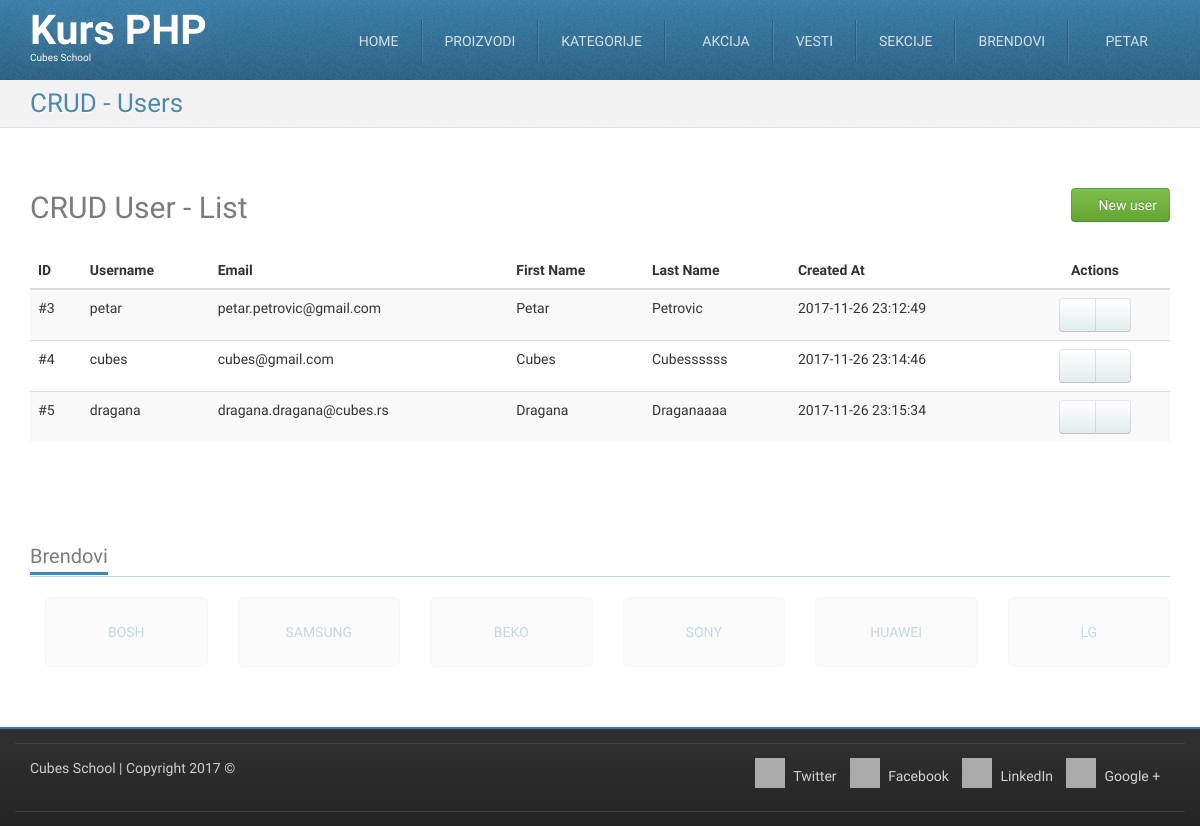
/crud-user-list.php (signed in), run on an earlier commit of the app's database.
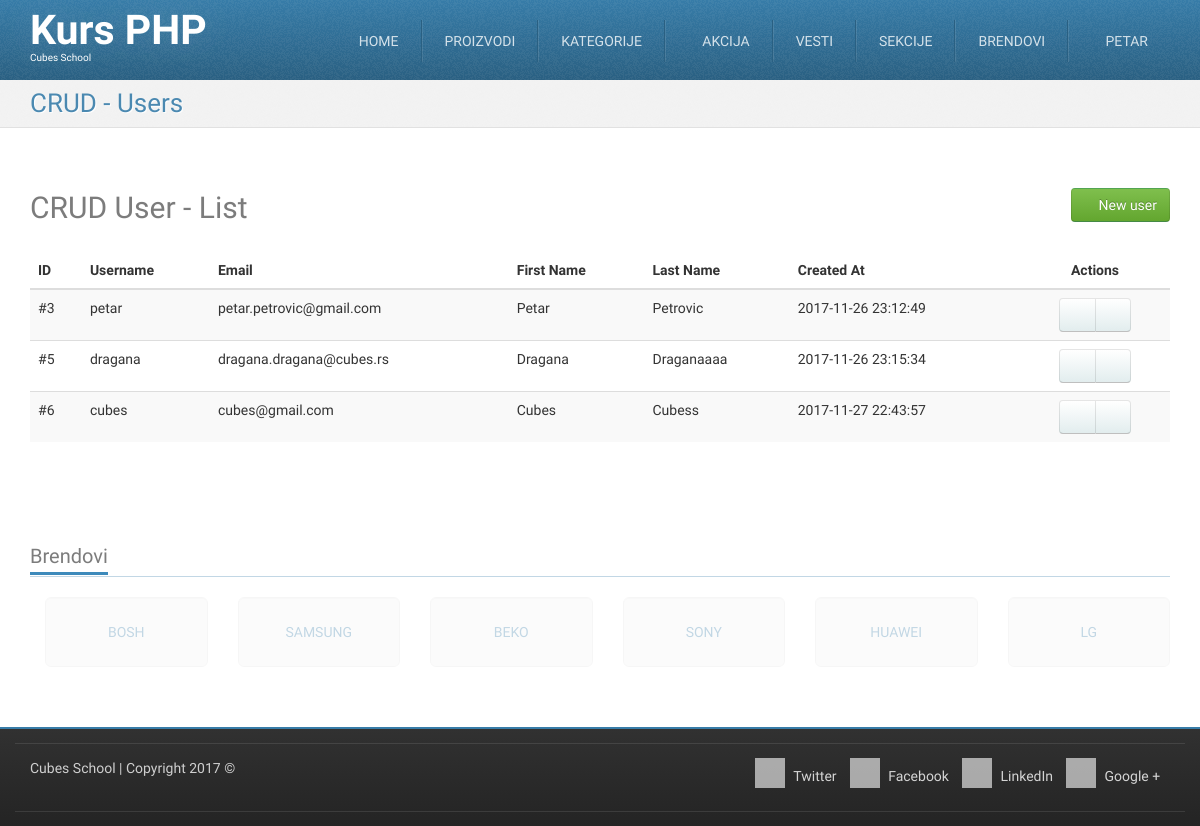
And on a later commit of the database.
### tables this page shows
CREATE TABLE `users` (
  `id` int(11) NOT NULL,
  `username` char(20) NOT NULL,
  `password` varchar(255) NOT NULL,
  `email` varchar(255) NOT NULL,
  `first_name` varchar(255) NOT NULL,
  `last_name` varchar(255) NOT NULL,
  `created_at` datetime NOT NULL
);

CREATE TABLE `brands` (
  `id` int(11) NOT NULL,
  `title` char(50) NOT NULL,
  `website_url` varchar(255) NOT NULL
);

### crud-user-list.php (called while the page is built, shortened)
<?php
require_once __DIR__ . '/models/m_users.php';
require_once __DIR__ . '/models/m_users.php';
$users = usersFetchAll();
require_once __DIR__ . '/views/layout/header.php';
require_once __DIR__ . '/views/templates/t_crud-user-list.php';
require_once __DIR__ . '/views/layout/footer.php';

### models/m_users.php (called while the page is built, shortened)
<?php
require_once __DIR__ . '/m_database.php';
function usersFetchAll() {
	$query = "SELECT `users`.* FROM `users`";
	return dbFetchAll($query);
}
function isUserLoggedIn() {
	return true;
}

### models/m_database.php (called while the page is built, shortened)
<?php
function dbGetLink() {
	static $link;
	if (!isset($link)) {
		$link = mysqli_connect('127.0.0.1', 'cubes', 'cubes', 'cubesphp');
	}
	return $link;
}
function dbQuery($query) {
	$link = dbGetLink();
	$result = mysqli_query($link, $query);
	return $result;
}
function dbFetchAll($query) {
	$result = dbQuery($query);
	return mysqli_fetch_all($result, MYSQLI_ASSOC);
}

### models/m_brands.php (called while the page is built, shortened)
<?php
require_once __DIR__ . '/m_database.php';
function brandsFetchAll() {
	$query = "SELECT `brands`.* FROM `brands`";
	return dbFetchAll($query);
}
function brandsRandom() {
    	$query = "SELECT `brands`.* "
                . "FROM `brands` "
                . "ORDER BY RAND() "
                . "LIMIT 6";
        return dbFetchAll($query);
}

### views/templates/t_crud-user-list.php (the view, shortened to what this page needs)
<div id="highlighted">
    <div class="container">
        <div class="header">
            <h2 class="page-title">
                <span>CRUD - Users</span>
            </h2>
        </div>
    </div>
</div>
<div id="content">
    <div class="container portfolio">
        <div class="row">
            <div class="col-md-12">
                <h2>
                    CRUD User - List
                    <a href="/crud-user-insert.php" class="pull-right btn btn-success">
                        <i class="fa fa-plus-circle"></i>
                        New user
                    </a>
                </h2>
            </div>
        </div>
        <div class="row">
            <div class="col-md-12">
                <table class="table table-striped table-hover">
                    <thead>
                        <tr>
                            <th>ID</th>
                            <th>Username</th>
                            <th>Email</th>
                            <th>First Name</th>
                            <th>Last Name</th>
                            <th>Created At</th>
                            <th class="actions text-center">Actions</th>
                        </tr>
                    </thead>
                    <tbody>
                        <?php foreach ($users as $user) { ?>
                            <tr>
                                <td>
                                    #<?php echo htmlspecialchars($user['id']); ?>
                                </td>
                                <td>
                                    <?php echo htmlspecialchars($user['username']); ?>
                                </td>
                                <td>
                                    <?php echo htmlspecialchars($user['email']); ?>
                                </td>
                                <td>
                                    <?php echo htmlspecialchars($user['first_name']); ?>
                                </td>
                                <td>
                                    <?php echo htmlspecialchars($user['last_name']); ?>
                                </td>
                                <td>
                                    <?php echo htmlspecialchars($user['created_at']); ?>
                                </td>
                                <td class="text-center">
                                    <div class="btn-group">
                                        <a href="/crud-user-edit.php?id=<?php echo htmlspecialchars($user['id']); ?>" class="btn btn-default"><i class="fa fa-pencil"></i></a>
                                        <a href="/crud-user-delete.php?id=<?php echo htmlspecialchars($user['id']); ?>" class="btn btn-default"><i class="fa fa-trash"></i></a>
                                    </div>
                                </td>
                            </tr>
                        <?php } ?>
                    </tbody>
                </table>
            </div>
        </div>
    </div>
</div>

### views/layout/header.php (shortened to what this page needs)
<?php require_once __DIR__ . '/../../models/m_users.php'; ?>
<?php require_once __DIR__ . '/../../models/m_brands.php'; ?>
<!DOCTYPE html>
<html lang="en">
    <head>
        <link href="/skins/tema/plugins/bootstrap/dist/css/bootstrap.min.css" rel="stylesheet">
        <link href="/skins/tema/plugins/font-awesome/css/font-awesome.min.css" rel="stylesheet">
        <link href="/skins/tema/plugins/animate/animate.min.css" rel="stylesheet">
        <link href="/skins/tema/plugins/flexslider/flexslider.css" rel="stylesheet">
        <link href="/skins/tema/css/theme-style.css" rel="stylesheet">
        <link href="/skins/tema/css/custom-style.css" rel="stylesheet">
        <link href="/skins/tema/css/colour-blue.css" rel="stylesheet" id="colour-scheme">
    </head>
    <body class="has-navbar-fixed-top has-highlighted">
        <div id="navigation" class="wrapper">
            <div class="navbar navbar-fixed-top" id="top">
                <div class="navbar-inner">
                    <div class="inner">
                        <div class="container">
                            <div class="navbar-header">
                                <a class="navbar-brand" href="/" title="Home">
                                    <h1>
                                        Kurs PHP
                                    </h1>
                                    <span>Cubes School</span>
                                </a>
                            </div>
                            <div class="collapse navbar-collapse">
                                <ul class="nav navbar-right" id="main-menu">
                                    <li>
                                        <a href="/">Home</a>
                                    </li>
                                    <li>
                                        <a href="/products.php">Proizvodi</a>
                                    </li>
                                    <li class="dropdown">
                                        <a href="#" class="dropdown-toggle" data-toggle="dropdown">Kategorije</a>
                                    </li>
                                    <li>
                                        <a href="/sale.php"><i class="fa fa-star"></i> Akcija</a>
                                    </li>
                                    <li>
                                        <a href="/all-news.php">Vesti</a>
                                    </li>
                                    <li class="dropdown">
                                        <a href="#" class="dropdown-toggle" data-toggle="dropdown">Sekcije</a>
                                    </li>
                                         <li class="dropdown">
                                        <a href="#" class="dropdown-toggle" data-toggle="dropdown">Brendovi</a>
                                            <?php foreach (brandsFetchAll() as $brandInMenu) { ?>
                                                <li>
                                                    <a href="/brand.php?id=<?php echo htmlspecialchars($brandInMenu['id']); ?>">
                                                        <?php echo htmlspecialchars($brandInMenu['title']); ?>
                                                    </a>
                                                </li>
                                            <?php } ?>
                                    </li>
                                    <?php if (!isUserLoggedIn()) { ?>
                                        <li>
                                            <a href="/login.php"><i class="glyphicon glyphicon-log-in"></i> Login</a>
                                        </li>
                                    <?php } else { ?>
                                        <li class="dropdown">
                                            <a href="#" class="dropdown-toggle" data-toggle="dropdown"><i class="fa fa-user"></i> <?php echo htmlspecialchars($_SESSION['logged_in_user']['username']); ?></a>
                                        </li>
                                    <?php } ?>
                                </ul>
                            </div>
                        </div>
                    </div>
                </div>
            </div>
        </div>

### views/layout/footer.php (shortened to what this page needs)
<?php
require_once __DIR__ . '/../../models/m_brands.php';
?>
<div id="content-below" class="wrapper">
    <div class="container">
        <div class="clients block">
            <h3 class="block-title">
                <span>Brendovi</span>
            </h3>
            <ul class="thumbnails list-unstyled row">
                <?php foreach (brandsRandom() as $brand) { ?>
                    <li class="col-sm-2">
                        <a href="/brand.php?id=<?php echo htmlspecialchars ($brand['id']); ?>" class="well well-lg text-uppercase text-justify">
                            <?php echo htmlspecialchars($brand['title']); ?>
                        </a>
                    </li>
                <?php } ?>
            </ul>
        </div>
    </div>
</div>
<footer id="footer">
    <div class="container">
        <div class="row">
            <div class="subfooter">
                <div class="col-md-5">
                    <p><a href="http://school.cubes.rs/">Cubes School</a> | Copyright 2017 &copy;</p>
                </div>
                <div class="col-md-7 col social-media">
                    <a href="#"><i class="fa fa-twitter"></i> Twitter</a>
                    <a href="#"><i class="fa fa-facebook"></i> Facebook</a>
                    <a href="#"><i class="fa fa-linkedin"></i> LinkedIn</a>
                    <a href="#"><i class="fa fa-google-plus"></i> Google +</a>
                </div>
            </div>
        </div>
        <div class="row">
            <div class="subfooter">
            </div>
        </div>
    </div>
</footer>
</body>
</html>

### skins/tema/css/custom-style.css (style rules this page uses)
#footer { min-height: 40px; }
#footer .social-media { text-align: right; }
#footer .social-media a { display: inline-block; margin-right: 0.7em; }
table .actions { width: 150px; }

### skins/tema/css/colour-blue.css (style rules this page uses)
body a { color: #377ca8; text-decoration: none; }
body .navbar-inner { background-image: -webkit-linear-gradient(top, #377ca8 0%, #2a6082 100%); background-image: -o-linear-gradient(top, #377ca8 0%, #2a6082 100%); background-image: linear-gradient(to bottom, #377ca8 0%, #2a6082 100%); background-repeat: repeat-x; filter: progid:DXImageTransform.Microsoft.gradient(startColorstr='#ff377ca8', endColorstr='#ff2a6082', GradientType=0); border-top-color: #377ca8; border-bottom-color: #377ca8; }
body #navigation .navbar { color: #ffffff; }
body #navigation .navbar-inner { border-top-color: #377ca8; border-bottom-color: #377ca8; }
body #navigation ul#main-menu li { border-left-color: rgba(255, 255, 255, 0.1); border-right-color: #2a6082; }
body #highlighted { border-bottom-color: #e1e1e1; background-color: #f2f2f2; color: #377ca8; text-shadow: 1px 1px 1px #ffffff; }
body #footer { border-top-color: #377ca8; }
body .header .page-title { color: rgba(55, 124, 168, 0.9); }
body .block .block-title { border-bottom-color: rgba(55, 124, 168, 0.3); }
body .block .block-title span { border-bottom-color: #3d8abb; }

What changed in the data, as far as the page shows it:
removed users: id "4", username "cubes", email "cubes@gmail.com", first_name "Cubes", last_name "Cubessssss", created_at "2017-11-26 23:14:46"
added users: id "6", username "cubes", email "cubes@gmail.com", first_name "Cubes", last_name "Cubess", created_at "2017-11-27 22:43:57"
